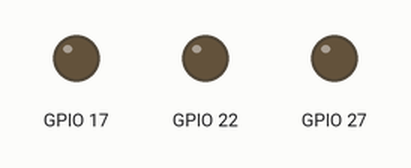
Bench run of a program on a simulated Raspberry Pi (BCM pin numbers). On the bench: output pins drawn as LEDs (lit = HIGH).

Above: at 0.5 s.
At 3.5 s:
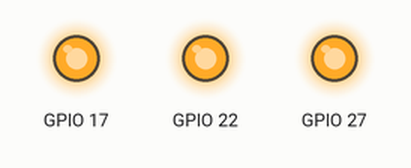
Timing chart, 0 to 4.6 s (numbered marks = the images above):
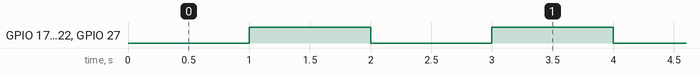

The program:

gpio_LED1.py
```python
import RPi.GPIO as GPIO # 사용하기 편리하도록 GPIO로 alias
import time # sleep을 주기 위해 임포트

GPIO.setmode(GPIO.BCM) # 사용할 핀모드 설정(BCM 모드)
GPIO.setup(17,GPIO.OUT) # 17번 GPIO 셋팅
GPIO.setup(27,GPIO.OUT) # 27번 GPIO 셋팅
GPIO.setup(22,GPIO.OUT) # 27번 GPIO 셋팅

while(True):
    GPIO.output(17,False) # 끄기
    GPIO.output(27,False)
    GPIO.output(22,False)
    time.sleep(1) # 1초 sleep

    GPIO.output(17,True) # 켜기
    GPIO.output(27,True)
    GPIO.output(22,True)

    time.sleep(1) # 1초 sleep

GPIO.output(17,False) # 끄기
GPIO.output(27,False)
GPIO.output(22,False)
```

Measured:
- by itself, GPIO 17, GPIO 22, GPIO 27: alternates HIGH for 1.0 s and LOW for 1.0 s
